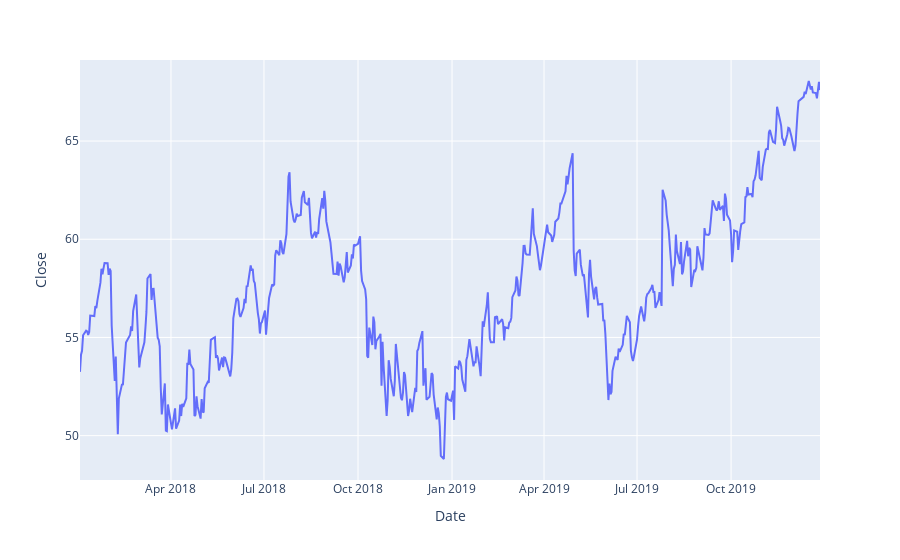

Source (notebook cell):
### Code cell
px.line(amzn_hist.reset_index(), x="Date", y="Close")

### Figure 1 — Plotly figure (JSON) as saved in the notebook; plotly's stock layout.template omitted (floating-point values rounded to 4 significant figures; data arrays with more than 128 entries replaced by an {"elided": "..."} marker saying what was removed)
{"data": [{"hovertemplate": "Date=%{x}<br>Close=%{y}<extra></extra>", "legendgroup": "", "line": {"color": "#636efa", "dash": "solid"}, "marker": {"symbol": "circle"}, "mode": "lines", "name": "", "orientation": "v", "showlegend": false, "type": "scatter", "x": {"elided": "501 str values"}, "xaxis": "x", "y": {"elided": "501 float values"}, "yaxis": "y"}], "layout": {"legend": {"tracegroupgap": 0}, "margin": {"t": 60}, "xaxis": {"anchor": "y", "domain": [0, 1], "title": {"text": "Date"}}, "yaxis": {"anchor": "x", "domain": [0, 1], "title": {"text": "Close"}}}}
